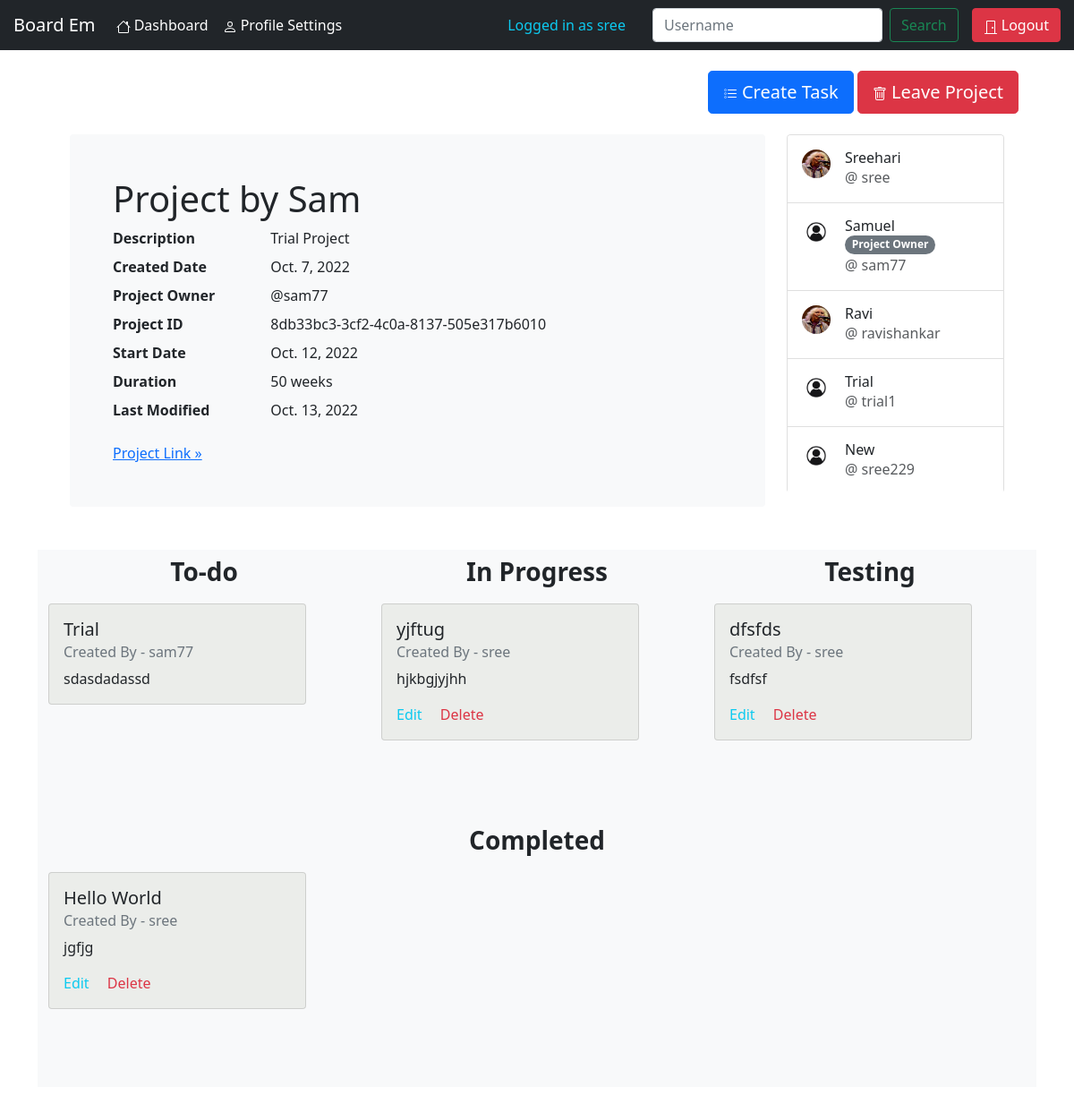
Screenshot of /account/project_task/8db33bc33cf24c0a8137505e317b6010/ (signed in) with the database file from the repository.
### Intendance/models.py (models this page shows, shortened)
class Project(models.Model):
    project_id = models.UUIDField(default=uuid.uuid4, unique=True, primary_key=True, editable=False)
    name = models.CharField(max_length=200)
    description = models.TextField(null=True, blank=True)
    url = models.URLField(null=True, blank=True)
    group_members = models.ManyToManyField(User, blank=True, related_name="group_members")
    created_by = models.ForeignKey(User, on_delete=models.CASCADE, related_name="project_owner")
    created_date = models.DateField(auto_now_add=True)
    start_date = models.DateField()
    duration = models.IntegerField()
    modified_date = models.DateField(auto_now=True)

class Profile(models.Model):
    user = models.OneToOneField(User, on_delete=models.CASCADE)
    bio = models.TextField(null=True, blank=True)
    company = models.CharField(max_length=100, null=True, blank=True)
    city = models.CharField(max_length=100, null=True, blank=True)
    website_link = models.URLField(max_length=500, null=True, blank=True)
    github_link = models.URLField(max_length=500, null=True, blank=True)
    image = models.ImageField(default='default.jpg', upload_to='profile_pics')
    date_of_birth = models.DateField(null=True, blank=True)
    account_creation_date = models.DateField(auto_now_add=True)
    account_modified_date = models.DateField(auto_now=True)

class Task(models.Model):
    status_choice = (
        ('todo', 'ToDo'),
        ('inprogress', 'In-Progress'),
        ('testing', 'Testing'),
        ('completed', 'Completed'),
    )
    task_id = models.UUIDField(default=uuid.uuid4, unique=True, primary_key=True, editable=False)
    project = models.ForeignKey(Project, on_delete=models.CASCADE)
    title = models.CharField(max_length=200)
    description = models.TextField(null=True, blank=True)
    task_status = models.CharField(max_length=100, choices=status_choice, default='todo')
    created_by = models.ForeignKey(User, on_delete=models.DO_NOTHING, null=True, blank=True)
    created_date = models.DateField(auto_now_add=True)
    modified_date = models.DateField(auto_now=True)

### Intendance/views.py (the view)
# urls.py: path('project_task/<str:pk>/', views.project_tasks_page, name='project-tasks'),
@login_required(login_url='login')
def project_tasks_page(request, pk):
    data = {
        'task_data' : Task.objects.filter(project=pk),
        'project_data' : Project.objects.get(project_id=pk),
    }
    return render(request, 'Intendance/project_tasks.html', data)

### templates/Intendance/project_tasks.html (shortened to what this page needs)
{% extends 'Intendance/base_layout.html' %}
{% load static %}
{% block project_task_content %}
<div class="container">
  <div class="d-flex flex-row-reverse" style="margin-top:15px; margin-bottom:15px">
    <div class="p-2 ">
    <a class="btn btn-primary btn-lg btn-block" href="{% url 'create-task' project_data.project_id %}">
      Create Task</a>
    {% if project_data.created_by == request.user %}
    <a class="btn btn-warning btn-lg btn-block" href="{% url 'update-project' project_data.project_id %}">
      <svg xmlns="http://www.w3.org/2000/svg" width="16" height="16" fill="currentColor" class="bi bi-gear" viewBox="0 0 16 16">
        <path d="M8 4.754a3.246 3.246 0 1 0 0 6.492 3.246 3.246 0 0 0 0-6.492zM5.754 8a2.246 2.246 0 1 1 4.492 0 2.246 2.246 0 0 1-4.492 0z"/>
        <path d="M9.796 1.343c-.527-1.79-3.065-1.79-3.592 0l-.094.319a.873.873 0 0 1-1.255.52l-.292-.16c-1.64-.892-3.433.902-2.54 2.541l.159.292a.873.873 0 0 1-.52 1.255l-.319.094c-1.79.527-1.79 3.065 0 3.592l.319.094a.873.873 0 0 1 .52 1.255l-.16.292c-.892 1.64.901 3.434 2.541 2.54l.292-.159a.873.873 0 0 1 1.255.52l.094.319c.527 1.79 3.065 1.79 3.592 0l.094-.319a.873.873 0 0 1 1.255-.52l.292.16c1.64.893 3.434-.902 2.54-2.541l-.159-.292a.873.873 0 0 1 .52-1.255l.319-.094c1.79-.527 1.79-3.065 0-3.592l-.319-.094a.873.873 0 0 1-.52-1.255l.16-.292c.893-1.64-.902-3.433-2.541-2.54l-.292.159a.873.873 0 0 1-1.255-.52l-.094-.319zm-2.633.283c.246-.835 1.428-.835 1.674 0l.094.319a1.873 1.873 0 0 0 2.693 1.115l.291-.16c.764-.415 1.6.42 1.184 1.185l-.159.292a1.873 1.873 0 0 0 1.116 2.692l.318.094c.835.246.835 1.428 0 1.674l-.319.094a1.873 1.873 0 0 0-1.115 2.693l.16.291c.415.764-.42 1.6-1.185 1.184l-.291-.159a1.873 1.873 0 0 0-2.693 1.116l-.094.318c-.246.835-1.428.835-1.674 0l-.094-.319a1.873 1.873 0 0 0-2.692-1.115l-.292.16c-.764.415-1.6-.42-1.184-1.185l.159-.291A1.873 1.873 0 0 0 1.945 8.93l-.319-.094c-.835-.246-.835-1.428 0-1.674l.319-.094A1.873 1.873 0 0 0 3.06 4.377l-.16-.292c-.415-.764.42-1.6 1.185-1.184l.292.159a1.873 1.873 0 0 0 2.692-1.115l.094-.319z"/>
      </svg>
      Edit Project Settings</a>
    <a class="btn btn-danger btn-lg btn-block" href="{% url 'delete-project' project_data.project_id %}">
      <svg xmlns="http://www.w3.org/2000/svg" width="16" height="16" fill="currentColor" class="bi bi-trash" viewBox="0 0 16 16">
        <path d="M5.5 5.5A.5.5 0 0 1 6 6v6a.5.5 0 0 1-1 0V6a.5.5 0 0 1 .5-.5zm2.5 0a.5.5 0 0 1 .5.5v6a.5.5 0 0 1-1 0V6a.5.5 0 0 1 .5-.5zm3 .5a.5.5 0 0 0-1 0v6a.5.5 0 0 0 1 0V6z"/>
        <path fill-rule="evenodd" d="M14.5 3a1 1 0 0 1-1 1H13v9a2 2 0 0 1-2 2H5a2 2 0 0 1-2-2V4h-.5a1 1 0 0 1-1-1V2a1 1 0 0 1 1-1H6a1 1 0 0 1 1-1h2a1 1 0 0 1 1 1h3.5a1 1 0 0 1 1 1v1zM4.118 4 4 4.059V13a1 1 0 0 0 1 1h6a1 1 0 0 0 1-1V4.059L11.882 4H4.118zM2.5 3V2h11v1h-11z"/>
      </svg>
      Delete Project</a>
    {% else %}
    <a class="btn btn-danger btn-lg btn-block" href="{% url 'leave-project' project_data.project_id %}">
      Leave Project</a>
    {% endif %}
  </div>
  </div>
  <main class="container">
    <div class="row">
    <div class="col">
    <div class="bg-light p-5 rounded">
      <h1>{{ project_data.name }}</h1>
      <dl class="row">
        <dt class="col-sm-3">Description</dt>
        <dd class="col-sm-9">{{ project_data.description }}</dd>
        <dt class="col-sm-3">Created Date</dt>
        <dd class="col-sm-9">{{ project_data.created_date }}</dd>
        <dt class="col-sm-3 text-truncate">Project Owner</dt>
        <dd class="col-sm-9">@{{ project_data.created_by }}</dd>
        <dt class="col-sm-3 text-truncate">Project ID</dt>
        <dd class="col-sm-9">{{ project_data.project_id }}</dd>
        <dt class="col-sm-3 text-truncate">Start Date</dt>
        <dd class="col-sm-9">{{ project_data.start_date }}</dd>
        <dt class="col-sm-3 text-truncate">Duration</dt>
        <dd class="col-sm-9">{{ project_data.duration }} weeks</dd>
        <dt class="col-sm-3 text-truncate">Last Modified</dt>
        <dd class="col-sm-9">{{ project_data.modified_date }}</dd>
      </dl>
      <a class="link-primary" href="{{ project_data.url }}">Project Link &raquo;</a>
    </div>
  </div>
  <div class="col-sm-3 ">
    <div class="list-group w-auto" style="overflow-y:scroll;height:400px;">
      {% for member in project_data.group_members.all  %}
      <a href="{% url 'searched-profile' member.username %}" class="list-group-item list-group-item-action d-flex gap-3 py-3" aria-current="true">
        <img src="{{ member.profile.image.url }}" alt="twbs" width="32" height="32" class="rounded-circle flex-shrink-0">
        <div class="d-flex gap-2 w-100 justify-content-between">
          <div>
            <h6 class="mb-0">{{ member.first_name }} {% if project_data.created_by == member %}<span class="badge rounded-pill bg-secondary">Project Owner</span>{% endif %}</h6>
            <p class="mb-0 opacity-75">@ {{ member.username }}</p>
          </div>
        </div>
      </a>
      {% endfor %}
    </div>
  </div>
    </div>
  </main>
  <br><br>
    <div class="row bg-light" style="overflow-y: scroll;height: 600px;">
        <div class="col-sm">
            <h3 class="text-center p-2"><strong>To-do</strong></h3>
            {% for tskdt in task_data %}
            {% if tskdt.task_status == 'todo' %}
            <div class="card" style="width: 18rem;margin-top:10px;background:#EBEDEA">
                <div class="card-body">
                  <h5 class="card-title">{{ tskdt.title }}</h5>
                  <h6 class="card-subtitle mb-2 text-muted">Created By - {{ tskdt.created_by }}</h6>
                  <p class="card-text">{{ tskdt.description }}</p>
                </div>
              </div>
              {% endif %}
              {% endfor %}
        </div>
        <div class="col-sm">
            <h3 class="text-center p-2"><strong>In Progress</strong></h3>
            {% for tskdt in task_data %}
            {% if tskdt.task_status == 'inprogress' %}
            <div class="card" style="width: 18rem;margin-top:10px;background:#EBEDEA">
                <div class="card-body">
                  <h5 class="card-title">{{ tskdt.title }}</h5>
                  <h6 class="card-subtitle mb-2 text-muted">Created By - {{ tskdt.created_by }}</h6>
                  <p class="card-text">{{ tskdt.description }}</p>
                  {% if tskdt.created_by == request.user or project_data.created_by == request.user %}
                  <a href="{% url 'update-task' tskdt.task_id %}" style="text-decoration:none" class="card-link link-info">Edit</a>
                  <a href="{% url 'delete-task' tskdt.task_id %}" style="text-decoration:none" class="card-link link-danger">Delete</a>
                  {% endif %}
                </div>
              </div>
              {% endif %}
              {% endfor %}
        </div>
        <div class="col-sm">
            <h3 class="text-center p-2"><strong>Testing</strong></h3>
            {% for tskdt in task_data %}
            {% if tskdt.task_status == 'testing' %}
            <div class="card" style="width: 18rem;margin-top:10px;background:#EBEDEA">
                <div class="card-body">
                  <h5 class="card-title">{{ tskdt.title }}</h5>
                  <h6 class="card-subtitle mb-2 text-muted">Created By - {{ tskdt.created_by }}</h6>
                  <p class="card-text">{{ tskdt.description }}</p>
                  {% if tskdt.created_by == request.user or project_data.created_by == request.user %}
                  <a href="{% url 'update-task' tskdt.task_id %}" style="text-decoration:none" class="card-link link-info">Edit</a>
                  <a href="{% url 'delete-task' tskdt.task_id %}" style="text-decoration:none" class="card-link link-danger">Delete</a>
                  {% endif %}
                </div>
              </div>
              {% endif %}
              {% endfor %}
          </div>
          <div class="col-sm">
            <h3 class="text-center p-2"><strong>Completed</strong></h3>
            {% for tskdt in task_data %}
            {% if tskdt.task_status == 'completed' %}
            <div class="card" style="width: 18rem;margin-top:10px;background:#EBEDEA">
                <div class="card-body">
                  <h5 class="card-title">{{ tskdt.title }}</h5>
                  <h6 class="card-subtitle mb-2 text-muted">Created By - {{ tskdt.created_by }}</h6>
                  <p class="card-text">{{ tskdt.description }}</p>
                  {% if tskdt.created_by == request.user or project_data.created_by == request.user %}
                  <a href="{% url 'update-task' tskdt.task_id %}" style="text-decoration:none" class="card-link link-info">Edit</a>
                  <a href="{% url 'delete-task' tskdt.task_id %}" style="text-decoration:none" class="card-link link-danger">Delete</a>
                  {% endif %}
                </div>
              </div>
              {% endif %}
              {% endfor %}
          </div>
      </div>
    </div>
<br><br>
{% endblock project_task_content %}

### templates/Intendance/account_navbar.html (shortened to what this page needs)
<nav class="navbar navbar-expand-lg navbar-dark bg-dark">
    <a style="margin-left:15px;margin-right:15px" class="navbar-brand" href="{% url 'acc-page' %}" >Board Em</a>
    <div class="collapse navbar-collapse" id="navbarText">
      <ul class="navbar-nav nav justify-content-end">
          <li class="nav-item"><a class="nav-link text-white" href="{% url 'acc-page' %}">
            Dashboard</a></li>
            <li class="nav-item"><a class="nav-link text-white" href="{% url 'profile' %}">
              Profile Settings</a></li>
      </ul>
    </div>
    <span class="navbar-text text-info" style="margin:0 30px 0 30px">
      Logged in as {{ user.username }}
    </span>
    <form class="d-flex" role="search" action="{% url 'search-user' %}" method="POST">
      <input class="form-control me-2" type="search" placeholder="Username" aria-label="Search" name="username" autocomplete="off">
      <button class="btn btn-outline-success" type="submit">Search</button>
    </form>
    <ul class="navbar-nav nav justify-content-end pull-right" style="margin-left:15px;margin-right:15px">
      <li class="nav-item"><a class="btn btn-danger" href="{% url 'logout' %}">
        <svg xmlns="http://www.w3.org/2000/svg" width="16" height="16" fill="currentColor" class="bi bi-door-closed" viewBox="0 0 16 16">
          <path d="M3 2a1 1 0 0 1 1-1h8a1 1 0 0 1 1 1v13h1.5a.5.5 0 0 1 0 1h-13a.5.5 0 0 1 0-1H3V2zm1 13h8V2H4v13z"/>
          <path d="M9 9a1 1 0 1 0 2 0 1 1 0 0 0-2 0z"/>
        </svg>
        Logout</a></li>
    </ul>
</nav>

### rows the page displays
Project: name "Project by Sam", description "Trial Project", created_date "Oct. 7, 2022", created_by "sam77", project_id "8db33bc3-3cf2-4c0a-8137-505e317b6010", start_date "Oct. 12, 2022", duration "50", modified_date "Oct. 13, 2022"
Task: title "Trial", created_by "sam77", description "sdasdadassd"
Task: title "yjftug", created_by "sree", description "hjkbgjyjhh", shows "Edit"
Task: title "dfsfds", created_by "sree", description "fsdfsf", shows "Edit"
Task: title "Hello World", created_by "sree", description "jgfjg", shows "Edit"

### other values shown
{{ user.username }} "sree"
{{ member.first_name }} "Sreehari"
{{ member.username }} "sree"
{{ member.first_name }} "Samuel"
{{ member.username }} "sam77"
{{ member.first_name }} "Ravi"
{{ member.username }} "ravishankar"
{{ member.first_name }} "Trial"
{{ member.username }} "trial1"
{{ member.first_name }} "New"
{{ member.username }} "sree229"
